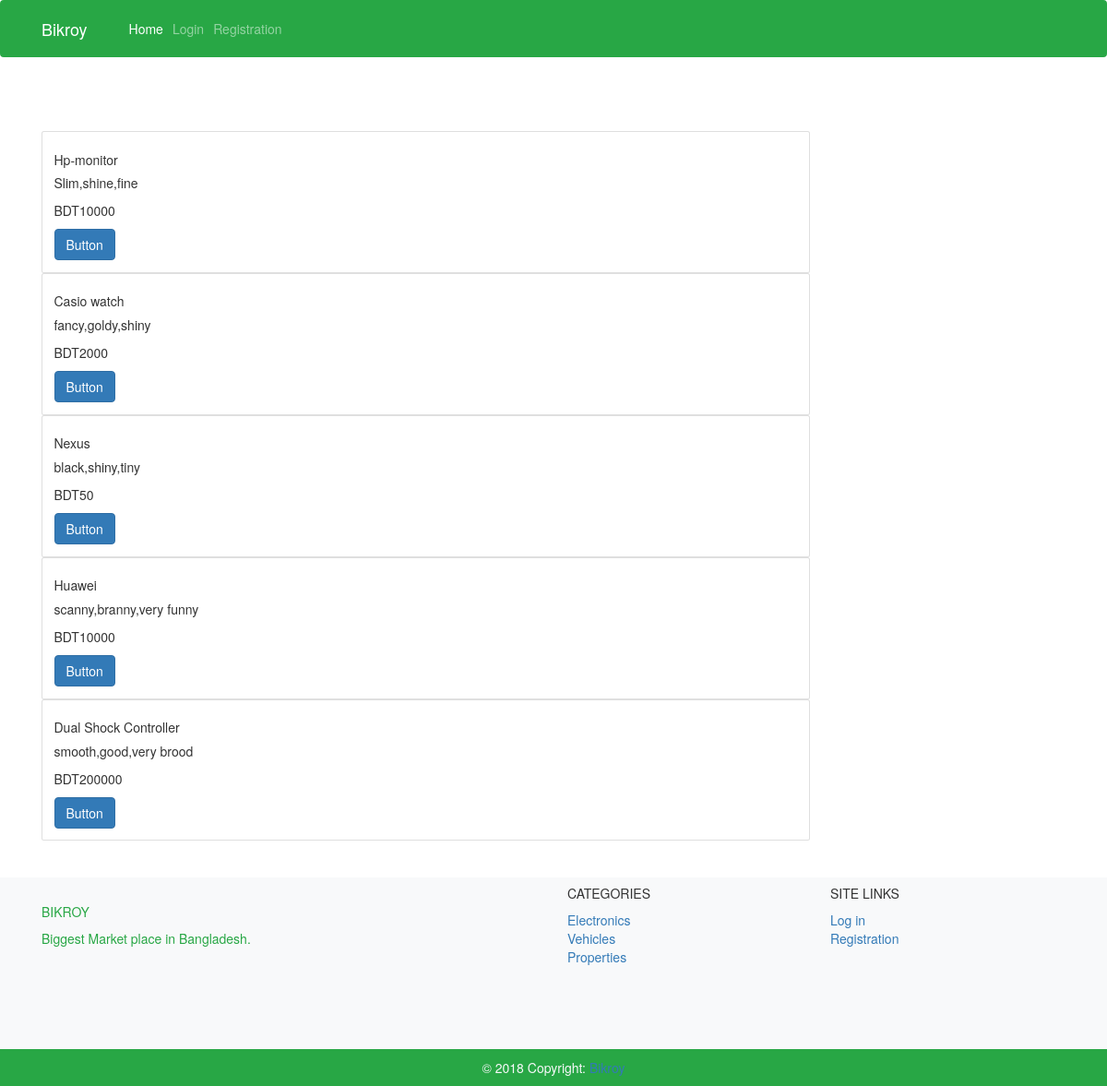
/allpost/Electronics, run on the app's committed database.
### product/models.py (models this page shows, shortened)
class UserProduct(models.Model):
    product_title = models.CharField(max_length=100)
    product_description = models.TextField()
    product_price = models.PositiveIntegerField() # from 0-2147483647
    price_negotiable = models.CharField(max_length=50) # No or Yes or little
    product_usage_age = models.CharField(max_length=200) # brand_new or 7 days or 6 months
    product_warranty = models.CharField(max_length=100) # 1 year or 4 months or none
    product_category = models.CharField(max_length=50)
    product_image = models.FileField(upload_to = 'product_image/', default = 'product_image/no_image.png')
    seller_name = models.CharField(max_length=200)
    seller_location = models.CharField(max_length=200)
    seller_email = models.EmailField(max_length=254)
    seller_phone = models.CharField(max_length=30)
    seller_city = models.CharField(max_length = 100)
    date_published = models.DateTimeField(auto_now=True)
    product_display_last_date = models.DateField(auto_now=False, auto_now_add=False) # date after which this product would not be shown in website.

### product/views.py (the view)
# urls.py: path('allpost/<category>',views.categoryPost,name = 'categoryPost'),
def categoryPost(request,category = None):
	if(category):
		allpost = UserProduct.objects.filter(product_category = category)
		return render(request,'product/allpost.html',{'posts':allpost})
	else:
		allpost = UserProduct.objects.all()
		return render(request,'product/allpost.html',{'posts':allpost})

### product/templates/product/allpost.html
{% extends 'base.html' %}
{% block content %}
<div class="container">
{% for post in posts %}
<div class="card w-75">
  <div class="card-body">
    <h5 class="card-title">{{post.product_title}}</h5>
    <p class="card-text">{{post.product_description}}</p>
    <p class="card-text">BDT{{post.product_price}}</p>
    <a href="#" class="btn btn-primary">Button</a>
  </div>
</div>
{% endfor %}
</div>
{% endblock %}

### data on the page
UserProduct: product_title "Hp-monitor", product_description "Slim,shine,fine", product_price "10000"
UserProduct: product_title "Casio watch", product_description "fancy,goldy,shiny", product_price "2000"
UserProduct: product_title "Nexus", product_description "black,shiny,tiny", product_price "50"
UserProduct: product_title "Huawei", product_description "scanny,branny,very funny", product_price "10000"
UserProduct: product_title "Dual Shock Controller", product_description "smooth,good,very brood", product_price "200000"
